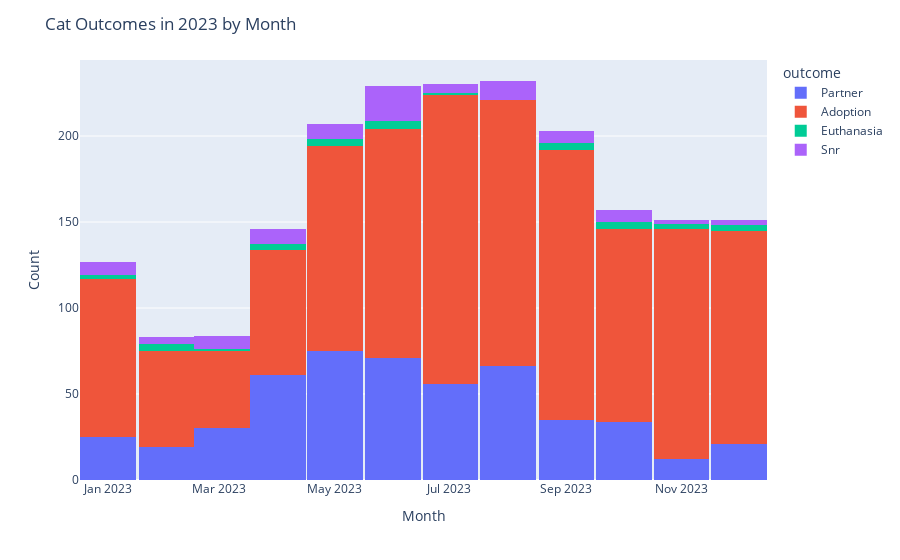

The cell this chart's notebook holds for it:
### Code cell
# show the distribution of outcomes over time
fig = px.histogram(df, x="month_year", color="outcome", barmode='stack')

fig.update_layout(
    title="Cat Outcomes in 2023 by Month",
    xaxis_title="Month",
    yaxis_title="Count",
    xaxis = {'type': 'date'} 
)

rev_outcome = {str(key): value for key, value in rev_outcome.items()}
fig.for_each_trace(lambda t: t.update(name=rev_outcome.get(str(t.name), t.name)))

fig.show()

### Figure 1 — Plotly figure (JSON) as saved in the notebook; plotly's stock layout.template omitted (floating-point values rounded to 4 significant figures; data arrays with more than 128 entries replaced by an {"elided": "..."} marker saying what was removed)
{"data": [{"alignmentgroup": "True", "bingroup": "x", "hovertemplate": "outcome=3<br>month_year=%{x}<br>count=%{y}<extra></extra>", "legendgroup": "3", "marker": {"color": "#636efa", "pattern": {"shape": ""}}, "name": "Partner", "offsetgroup": "3", "orientation": "v", "showlegend": true, "type": "histogram", "x": {"elided": "505 str values"}, "xaxis": "x", "yaxis": "y"}, {"alignmentgroup": "True", "bingroup": "x", "hovertemplate": "outcome=1<br>month_year=%{x}<br>count=%{y}<extra></extra>", "legendgroup": "1", "marker": {"color": "#EF553B", "pattern": {"shape": ""}}, "name": "Adoption", "offsetgroup": "1", "orientation": "v", "showlegend": true, "type": "histogram", "x": {"elided": "1368 str values"}, "xaxis": "x", "yaxis": "y"}, {"alignmentgroup": "True", "bingroup": "x", "hovertemplate": "outcome=4<br>month_year=%{x}<br>count=%{y}<extra></extra>", "legendgroup": "4", "marker": {"color": "#00cc96", "pattern": {"shape": ""}}, "name": "Euthanasia", "offsetgroup": "4", "orientation": "v", "showlegend": true, "type": "histogram", "x": ["2023-09-01T00:00:00", "2023-12-01T00:00:00", "2023-05-01T00:00:00", "2023-11-01T00:00:00", "2023-03-01T00:00:00", "2023-02-01T00:00:00", "2023-12-01T00:00:00", "2023-02-01T00:00:00", "2023-05-01T00:00:00", "2023-05-01T00:00:00", "2023-01-01T00:00:00", "2023-11-01T00:00:00", "2023-09-01T00:00:00", "2023-11-01T00:00:00", "2023-01-01T00:00:00", "2023-10-01T00:00:00", "2023-06-01T00:00:00", "2023-02-01T00:00:00", "2023-06-01T00:00:00", "2023-06-01T00:00:00", "2023-10-01T00:00:00", "2023-09-01T00:00:00", "2023-06-01T00:00:00", "2023-07-01T00:00:00", "2023-09-01T00:00:00", "2023-12-01T00:00:00", "2023-05-01T00:00:00", "2023-04-01T00:00:00", "2023-04-01T00:00:00", "2023-10-01T00:00:00", "2023-04-01T00:00:00", "2023-02-01T00:00:00", "2023-06-01T00:00:00", "2023-10-01T00:00:00"], "xaxis": "x", "yaxis": "y"}, {"alignmentgroup": "True", "bingroup": "x", "hovertemplate": "outcome=2<br>month_year=%{x}<br>count=%{y}<extra></extra>", "legendgroup": "2", "marker": {"color": "#ab63fa", "pattern": {"shape": ""}}, "name": "Snr", "offsetgroup": "2", "orientation": "v", "showlegend": true, "type": "histogram", "x": ["2023-06-01T00:00:00", "2023-04-01T00:00:00", "2023-06-01T00:00:00", "2023-12-01T00:00:00", "2023-03-01T00:00:00", "2023-05-01T00:00:00", "2023-03-01T00:00:00", "2023-06-01T00:00:00", "2023-09-01T00:00:00", "2023-10-01T00:00:00", "2023-08-01T00:00:00", "2023-05-01T00:00:00", "2023-01-01T00:00:00", "2023-04-01T00:00:00", "2023-02-01T00:00:00", "2023-05-01T00:00:00", "2023-03-01T00:00:00", "2023-06-01T00:00:00", "2023-07-01T00:00:00", "2023-04-01T00:00:00", "2023-07-01T00:00:00", "2023-03-01T00:00:00", "2023-10-01T00:00:00", "2023-05-01T00:00:00", "2023-06-01T00:00:00", "2023-03-01T00:00:00", "2023-10-01T00:00:00", "2023-09-01T00:00:00", "2023-03-01T00:00:00", "2023-04-01T00:00:00", "2023-06-01T00:00:00", "2023-09-01T00:00:00", "2023-01-01T00:00:00", "2023-07-01T00:00:00", "2023-09-01T00:00:00", "2023-06-01T00:00:00", "2023-06-01T00:00:00", "2023-04-01T00:00:00", "2023-08-01T00:00:00", "2023-05-01T00:00:00", "2023-07-01T00:00:00", "2023-01-01T00:00:00", "2023-10-01T00:00:00", "2023-08-01T00:00:00", "2023-06-01T00:00:00", "2023-03-01T00:00:00", "2023-04-01T00:00:00", "2023-10-01T00:00:00", "2023-11-01T00:00:00", "2023-09-01T00:00:00", "2023-03-01T00:00:00", "2023-06-01T00:00:00", "2023-04-01T00:00:00", "2023-05-01T00:00:00", "2023-01-01T00:00:00", "2023-07-01T00:00:00", "2023-10-01T00:00:00", "2023-06-01T00:00:00", "2023-06-01T00:00:00", "2023-01-01T00:00:00", "2023-08-01T00:00:00", "2023-05-01T00:00:00", "2023-06-01T00:00:00", "2023-09-01T00:00:00", "2023-06-01T00:00:00", "2023-06-01T00:00:00", "2023-02-01T00:00:00", "2023-10-01T00:00:00", "2023-08-01T00:00:00", "2023-08-01T00:00:00", "2023-04-01T00:00:00", "2023-08-01T00:00:00", "2023-06-01T00:00:00", "2023-05-01T00:00:00", "2023-11-01T00:00:00", "2023-09-01T00:00:00", "2023-05-01T00:00:00", "2023-08-01T00:00:00", "2023-12-01T00:00:00", "2023-08-01T00:00:00", "2023-12-01T00:00:00", "2023-04-01T00:00:00", "2023-01-01T00:00:00", "2023-01-01T00:00:00", "2023-06-01T00:00:00", "2023-06-01T00:00:00", "2023-02-01T00:00:00", "2023-06-01T00:00:00", "2023-08-01T00:00:00", "2023-02-01T00:00:00", "2023-01-01T00:00:00", "2023-06-01T00:00:00", "2023-08-01T00:00:00"], "xaxis": "x", "yaxis": "y"}], "layout": {"barmode": "stack", "legend": {"title": {"text": "outcome"}, "tracegroupgap": 0}, "margin": {"t": 60}, "title": {"text": "Cat Outcomes in 2023 by Month"}, "xaxis": {"anchor": "y", "domain": [0, 1], "title": {"text": "Month"}, "type": "date"}, "yaxis": {"anchor": "x", "domain": [0, 1], "title": {"text": "Count"}}}}
